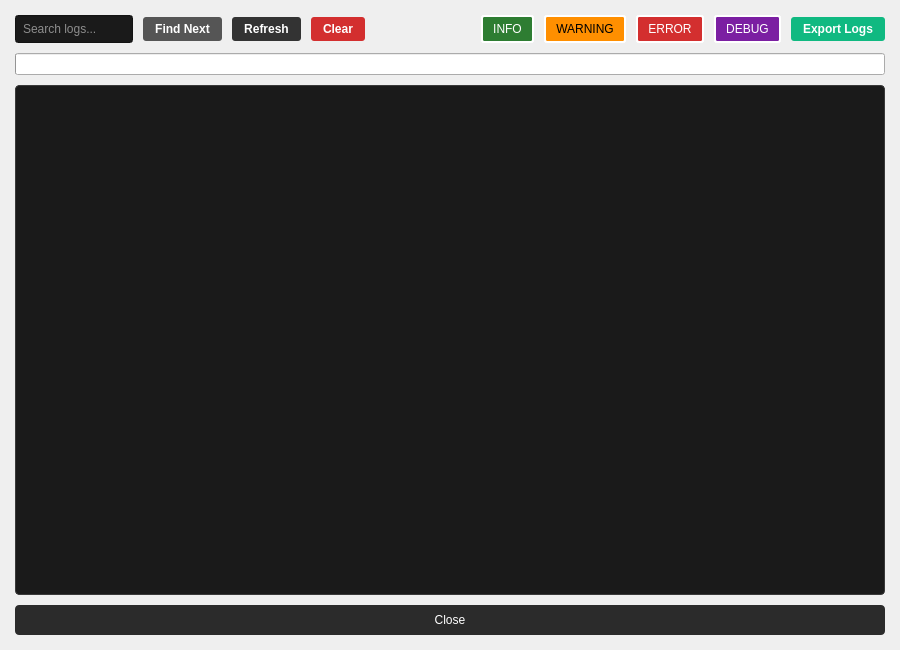
<?xml version="1.0" encoding="UTF-8"?>
<ui version="4.0">
 <class>LogViewerDialog</class>
 <widget class="QDialog" name="LogViewerDialog">
  <property name="geometry">
   <rect>
    <x>0</x>
    <y>0</y>
    <width>900</width>
    <height>650</height>
   </rect>
  </property>
  <property name="windowTitle">
   <string>Log Viewer</string>
  </property>
  <layout class="QVBoxLayout" name="verticalLayout">
   <property name="spacing">
    <number>10</number>
   </property>
   <property name="leftMargin">
    <number>15</number>
   </property>
   <property name="topMargin">
    <number>15</number>
   </property>
   <property name="rightMargin">
    <number>15</number>
   </property>
   <property name="bottomMargin">
    <number>15</number>
   </property>
   <item>
    <layout class="QHBoxLayout" name="searchLayout">
     <item>
      <widget class="QLineEdit" name="searchEntry">
       <property name="styleSheet">
        <string>background-color: #1a1a1a; color: white; padding: 5px;</string>
       </property>
       <property name="placeholderText">
        <string>Search logs...</string>
       </property>
      </widget>
     </item>
     <item>
      <widget class="QPushButton" name="searchBtn">
       <property name="styleSheet">
        <string>QPushButton { background-color: #555555; color: white; border: none; padding: 5px 12px; border-radius: 3px; font-weight: bold; }
QPushButton:hover { background-color: #666666; }</string>
       </property>
       <property name="text">
        <string>Find Next</string>
       </property>
      </widget>
     </item>
     <item>
      <widget class="QPushButton" name="refreshBtn">
       <property name="styleSheet">
        <string>QPushButton { background-color: #333333; color: white; border: none; padding: 5px 12px; border-radius: 3px; font-weight: bold; }
QPushButton:hover { background-color: #444444; }</string>
       </property>
       <property name="text">
        <string>Refresh</string>
       </property>
      </widget>
     </item>
     <item>
      <widget class="QPushButton" name="clearBtn">
       <property name="styleSheet">
        <string>QPushButton { background-color: #d32f2f; color: white; border: none; padding: 5px 12px; border-radius: 3px; font-weight: bold; }
QPushButton:hover { background-color: #b71c1c; }</string>
       </property>
       <property name="text">
        <string>Clear</string>
       </property>
      </widget>
     </item>
     <item>
      <spacer name="searchSpacer">
       <property name="orientation">
        <enum>Qt::Orientation::Horizontal</enum>
       </property>
       <property name="sizeHint" stdset="0">
        <size>
         <width>40</width>
         <height>20</height>
        </size>
       </property>
      </spacer>
     </item>
     <item>
      <layout class="QHBoxLayout" name="filterLayout">
       <item>
        <widget class="QPushButton" name="infoBtn">
         <property name="styleSheet">
          <string>QPushButton { background-color: #4CAF50; color: white; border: none; padding: 5px 10px; border-radius: 3px; }
QPushButton:checked { background-color: #2e7d32; border: 2px solid white; }</string>
         </property>
         <property name="text">
          <string>INFO</string>
         </property>
         <property name="checkable">
          <bool>true</bool>
         </property>
         <property name="checked">
          <bool>true</bool>
         </property>
        </widget>
       </item>
       <item>
        <widget class="QPushButton" name="warningBtn">
         <property name="styleSheet">
          <string>QPushButton { background-color: #FFC107; color: black; border: none; padding: 5px 10px; border-radius: 3px; }
QPushButton:checked { background-color: #ff8f00; border: 2px solid white; }</string>
         </property>
         <property name="text">
          <string>WARNING</string>
         </property>
         <property name="checkable">
          <bool>true</bool>
         </property>
         <property name="checked">
          <bool>true</bool>
         </property>
        </widget>
       </item>
       <item>
        <widget class="QPushButton" name="errorBtn">
         <property name="styleSheet">
          <string>QPushButton { background-color: #F44336; color: white; border: none; padding: 5px 10px; border-radius: 3px; }
QPushButton:checked { background-color: #d32f2f; border: 2px solid white; }</string>
         </property>
         <property name="text">
          <string>ERROR</string>
         </property>
         <property name="checkable">
          <bool>true</bool>
         </property>
         <property name="checked">
          <bool>true</bool>
         </property>
        </widget>
       </item>
       <item>
        <widget class="QPushButton" name="debugBtn">
         <property name="styleSheet">
          <string>QPushButton { background-color: #9C27B0; color: white; border: none; padding: 5px 10px; border-radius: 3px; }
QPushButton:checked { background-color: #7b1fa2; border: 2px solid white; }</string>
         </property>
         <property name="text">
          <string>DEBUG</string>
         </property>
         <property name="checkable">
          <bool>true</bool>
         </property>
         <property name="checked">
          <bool>true</bool>
         </property>
        </widget>
       </item>
       <item>
        <widget class="QPushButton" name="exportBtn">
         <property name="styleSheet">
          <string>QPushButton { background-color: #10b981; color: white; border: none; padding: 5px 12px; border-radius: 3px; font-weight: bold; }
QPushButton:hover { background-color: #059669; }</string>
         </property>
         <property name="text">
          <string>Export Logs</string>
         </property>
        </widget>
       </item>
      </layout>
     </item>
    </layout>
   </item>
   <item>
    <widget class="QProgressBar" name="progress">
     <property name="visible">
      <bool>false</bool>
     </property>
     <property name="textVisible">
      <bool>false</bool>
     </property>
    </widget>
   </item>
   <item>
    <widget class="QTextBrowser" name="textBrowser">
     <property name="styleSheet">
      <string>QTextBrowser {
    background-color: #1a1a1a;
    color: white;
    border: 1px solid #3a3a3a;
    border-radius: 4px;
    font-family: Consolas, Menlo, monospace;
    font-size: 11px;
}</string>
     </property>
    </widget>
   </item>
   <item>
    <widget class="QPushButton" name="closeBtn">
     <property name="styleSheet">
      <string>QPushButton {
    background-color: #2b2b2b;
    color: white;
    border: none;
    padding: 8px 16px;
    border-radius: 4px;
    min-width: 100px;
}
QPushButton:hover {
    background-color: #3a3a3a;
}</string>
     </property>
     <property name="text">
      <string>Close</string>
     </property>
    </widget>
   </item>
  </layout>
 </widget>
 <resources/>
 <connections/>
</ui>
